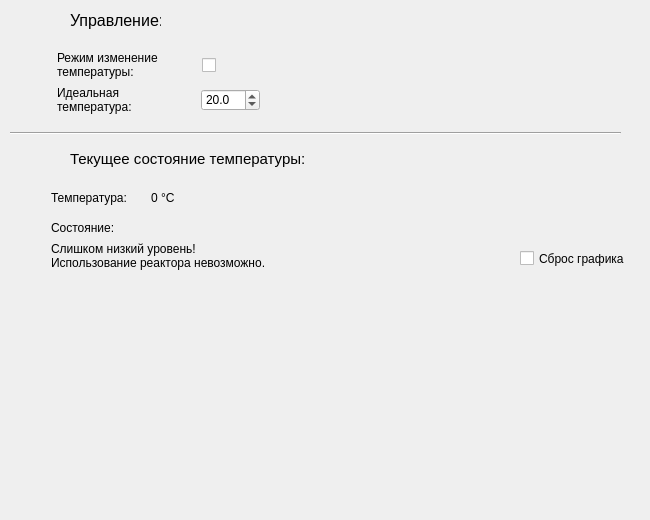
    <widget class="QWidget" name="tab_8">
     <attribute name="title">
      <string>2. Изменение температуры</string>
     </attribute>
     <widget class="QLabel" name="label_64">
      <property name="geometry">
       <rect>
        <x>70</x>
        <y>10</y>
        <width>91</width>
        <height>21</height>
       </rect>
      </property>
      <property name="font">
       <font>
        <pointsize>12</pointsize>
       </font>
      </property>
      <property name="text">
       <string>Управление:</string>
      </property>
     </widget>
     <widget class="QDoubleSpinBox" name="doubleSpinBox">
      <property name="geometry">
       <rect>
        <x>201</x>
        <y>89</y>
        <width>59</width>
        <height>22</height>
       </rect>
      </property>
      <property name="decimals">
       <number>1</number>
      </property>
      <property name="singleStep">
       <double>1.000000000000000</double>
      </property>
      <property name="value">
       <double>20.000000000000000</double>
      </property>
     </widget>
     <widget class="QLabel" name="label_25">
      <property name="geometry">
       <rect>
        <x>57</x>
        <y>44</y>
        <width>101</width>
        <height>41</height>
       </rect>
      </property>
      <property name="text">
       <string>Режим изменение 
температуры:</string>
      </property>
     </widget>
     <widget class="QCheckBox" name="checkBox_4">
      <property name="geometry">
       <rect>
        <x>202</x>
        <y>57</y>
        <width>30</width>
        <height>17</height>
       </rect>
      </property>
      <property name="text">
       <string/>
      </property>
     </widget>
     <widget class="QLabel" name="label_26">
      <property name="geometry">
       <rect>
        <x>57</x>
        <y>79</y>
        <width>131</width>
        <height>41</height>
       </rect>
      </property>
      <property name="text">
       <string>Идеальная 
температура:</string>
      </property>
     </widget>
     <widget class="QLabel" name="label_65">
      <property name="geometry">
       <rect>
        <x>70</x>
        <y>148</y>
        <width>261</width>
        <height>21</height>
       </rect>
      </property>
      <property name="font">
       <font>
        <pointsize>11</pointsize>
       </font>
      </property>
      <property name="text">
       <string>Текущее состояние температуры:</string>
      </property>
     </widget>
     <widget class="QLabel" name="label_63">
      <property name="geometry">
       <rect>
        <x>310</x>
        <y>220</y>
        <width>51</width>
        <height>51</height>
       </rect>
      </property>
      <property name="text">
       <string/>
      </property>
      <property name="pixmap">
       <pixmap>images/atten_yel.png</pixmap>
      </property>
      <property name="scaledContents">
       <bool>true</bool>
      </property>
      <property name="wordWrap">
       <bool>false</bool>
      </property>
     </widget>
     <widget class="QLabel" name="label_57">
      <property name="geometry">
       <rect>
        <x>51</x>
        <y>190</y>
        <width>91</width>
        <height>16</height>
       </rect>
      </property>
      <property name="text">
       <string>Температура:</string>
      </property>
     </widget>
     <widget class="QLabel" name="label_60">
      <property name="geometry">
       <rect>
        <x>51</x>
        <y>237</y>
        <width>261</width>
        <height>38</height>
       </rect>
      </property>
      <property name="text">
       <string>Слишком низкий уровень! 
Использование реактора невозможно.</string>
      </property>
     </widget>
     <widget class="QLabel" name="label_56">
      <property name="geometry">
       <rect>
        <x>151</x>
        <y>190</y>
        <width>61</width>
        <height>16</height>
       </rect>
      </property>
      <property name="text">
       <string>0 °C</string>
      </property>
     </widget>
     <widget class="QLabel" name="label_62">
      <property name="geometry">
       <rect>
        <x>51</x>
        <y>220</y>
        <width>131</width>
        <height>16</height>
       </rect>
      </property>
      <property name="text">
       <string>Состояние:</string>
      </property>
     </widget>
     <widget class="QLabel" name="label_61">
      <property name="geometry">
       <rect>
        <x>310</x>
        <y>220</y>
        <width>51</width>
        <height>51</height>
       </rect>
      </property>
      <property name="text">
       <string/>
      </property>
      <property name="pixmap">
       <pixmap>images/atten_red.png</pixmap>
      </property>
      <property name="scaledContents">
       <bool>true</bool>
      </property>
      <property name="wordWrap">
       <bool>false</bool>
      </property>
     </widget>
     <widget class="QWidget" name="plotWidget" native="true">
      <property name="geometry">
       <rect>
        <x>30</x>
        <y>260</y>
        <width>591</width>
        <height>251</height>
       </rect>
      </property>
     </widget>
     <widget class="Line" name="line_2">
      <property name="geometry">
       <rect>
        <x>10</x>
        <y>125</y>
        <width>611</width>
        <height>16</height>
       </rect>
      </property>
      <property name="orientation">
       <enum>Qt::Horizontal</enum>
      </property>
     </widget>
     <widget class="QCheckBox" name="checkBox_6">
      <property name="geometry">
       <rect>
        <x>520</x>
        <y>250</y>
        <width>121</width>
        <height>17</height>
       </rect>
      </property>
      <property name="text">
       <string>Сброс графика</string>
      </property>
     </widget>
     <zorder>plotWidget</zorder>
     <zorder>label_64</zorder>
     <zorder>doubleSpinBox</zorder>
     <zorder>label_25</zorder>
     <zorder>checkBox_4</zorder>
     <zorder>label_26</zorder>
     <zorder>label_65</zorder>
     <zorder>label_63</zorder>
     <zorder>label_57</zorder>
     <zorder>label_60</zorder>
     <zorder>label_56</zorder>
     <zorder>label_62</zorder>
     <zorder>label_61</zorder>
     <zorder>line_2</zorder>
     <zorder>checkBox_6</zorder>
    </widget>
